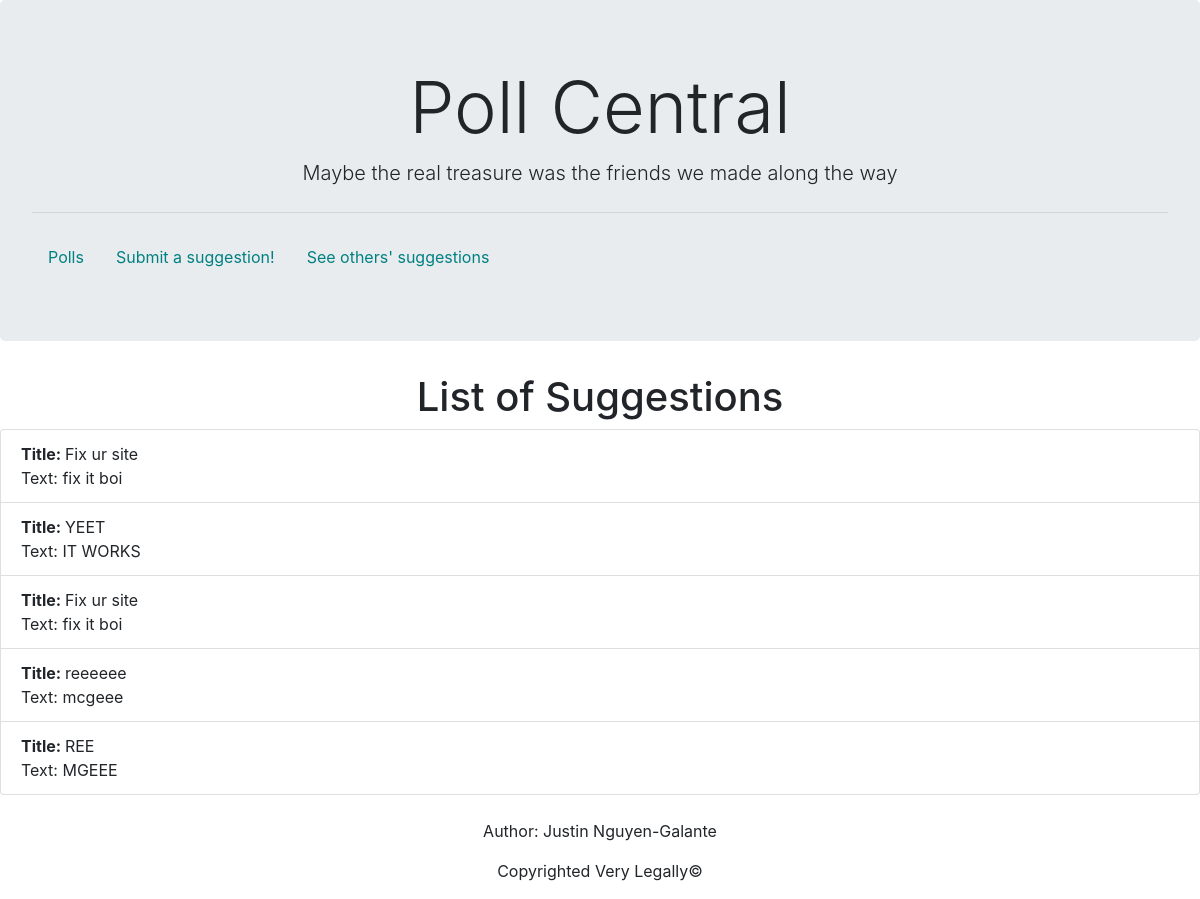
Before: /polls/suggestions/list/ with the older database file.
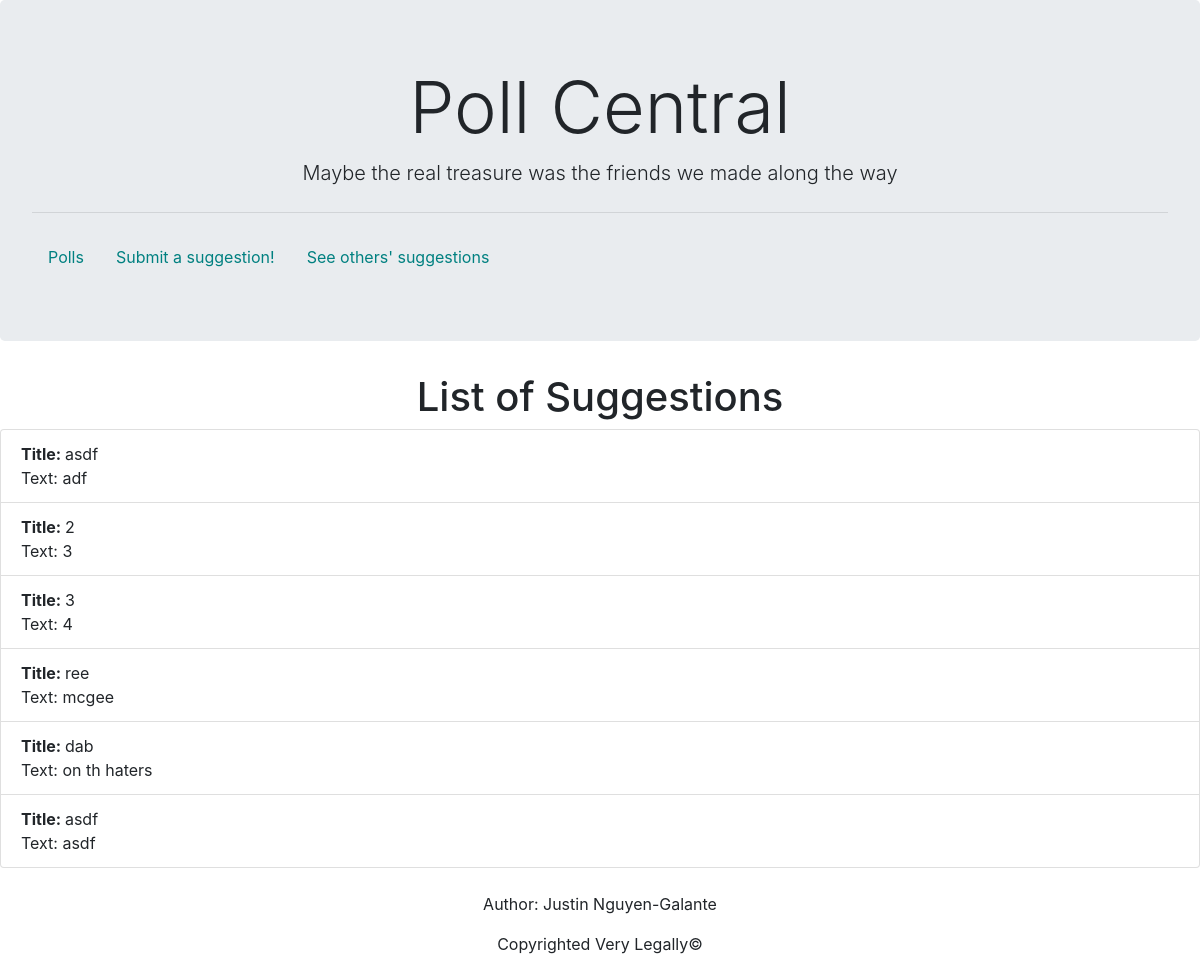
After: the same page with the newer database file.
### polls/models.py (models this page shows, shortened)
class Suggestion(models.Model):
    name = models.CharField(max_length=200)
    body = models.TextField()

### polls/views.py (the view)
# urls.py: path('suggestions/list/', views.suggestions_list, name='suggestions_list'),
def suggestions_list(request):
    suggestion_list_context = Suggestion.objects.all()
    return render(request, 'polls/suggestions_list.html', {'suggestion_list': suggestion_list_context,})

### polls/templates/polls/suggestions_list.html
{% extends 'polls/base.html' %}
{% block content %}
<div>
    <h1 align = "center">List of Suggestions</h1>
    {% if suggestion_list %}
    <ul class = "list-group">
        {% for suggestion in suggestion_list %}
        <li class = "list-group-item">
            <strong>Title: </strong>{{ suggestion.name }}
            <br>
            Text: {{ suggestion.body}}
        </li>
        {% endfor %}
    </ul>
    {% else %}
        <p>No suggestions have been submitted</p>
    {% endif %}
</div>
{% endblock %}

Changed rows visible on the page:
removed Suggestion: name "Fix ur site", body "fix it boi"
removed Suggestion: name "YEET", body "IT WORKS"
removed Suggestion: name "Fix ur site", body "fix it boi"
removed Suggestion: name "reeeeee", body "mcgeee"
removed Suggestion: name "REE", body "MGEEE"
added Suggestion: name "asdf", body "adf"
added Suggestion: name "2", body "3"
added Suggestion: name "3", body "4"
added Suggestion: name "ree", body "mcgee"
added Suggestion: name "dab", body "on th haters"
added Suggestion: name "asdf", body "asdf"
